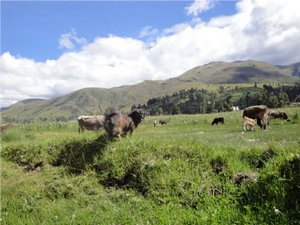
//> input picture CV_lab_programs/scenery.jpg, 300 x 225 px
$ ./image_histogram   (built with g++ and OpenCV 4)
//> lines starting //> are read from the running program, lines starting //| are printed output that depends on the picture
#include "opencv2/highgui.hpp"
#include "opencv2/imgcodecs.hpp"
#include "opencv2/imgproc.hpp"
#include <iostream>
using namespace std;
using namespace cv;
int main(int argc, char** argv)
{

    Mat src = imread( "scenery.jpg", cv::IMREAD_COLOR );
//> src is the input picture: 225 rows x 300 cols, CV_8UC3; mean B, G, R 131.6, 149, 138.7
    if( src.empty() )
    {
        return 0;
    }
    vector<Mat> bgr_planes;
    split( src, bgr_planes );
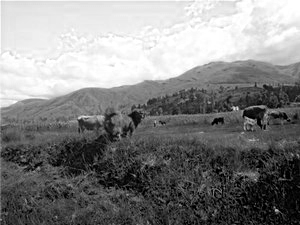
//> bgr_planes[0]: 225 rows x 300 cols, CV_8UC1; min 0, max 255, mean 131.6
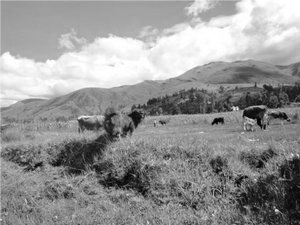
//> bgr_planes[1]: 225 rows x 300 cols, CV_8UC1; min 0, max 255, mean 149
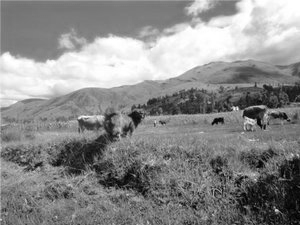
//> bgr_planes[2]: 225 rows x 300 cols, CV_8UC1; min 0, max 255, mean 138.7
    int histSize = 256;
    float range[] = { 0, 256 };
    const float* histRange[] = { range };
    bool uniform = true, accumulate = false;
    Mat b_hist, g_hist, r_hist;
    calcHist( &bgr_planes[0], 1, 0, Mat(), b_hist, 1, &histSize, histRange, uniform, accumulate );
//> b_hist = 256 values, max 1991 at index 255, min 7 at index 178, mean 263.7
    calcHist( &bgr_planes[1], 1, 0, Mat(), g_hist, 1, &histSize, histRange, uniform, accumulate );
//> g_hist = 256 values, max 976 at index 162, min 5 at index 3, mean 263.7
    calcHist( &bgr_planes[2], 1, 0, Mat(), r_hist, 1, &histSize, histRange, uniform, accumulate );
//> r_hist = 256 values, max 1327 at index 122, min 5 at index 2, mean 263.7
    int hist_w = 512, hist_h = 400;
    int bin_w = cvRound( (double) hist_w/histSize );
    Mat histImage( hist_h, hist_w, CV_8UC3, Scalar( 255,255,255) );
    normalize(b_hist, b_hist, 0, histImage.rows, NORM_MINMAX, -1, Mat() );
//> b_hist = 256 values, max 400 at index 255, min 0 at index 178, mean 51.75
    normalize(g_hist, g_hist, 0, histImage.rows, NORM_MINMAX, -1, Mat() );
//> g_hist = 256 values, max 400 at index 162, min 0 at index 3, mean 106.6
    normalize(r_hist, r_hist, 0, histImage.rows, NORM_MINMAX, -1, Mat() );
//> r_hist = 256 values, max 400 at index 122, min 0 at index 2, mean 78.27
    for( int i = 1; i < histSize; i++ )
    {
        line( histImage, Point( bin_w*(i-1), hist_h - cvRound(b_hist.at<float>(i-1)) ),
              Point( bin_w*(i), hist_h - cvRound(b_hist.at<float>(i)) ),
              Scalar( 255, 0, 0), 2, 8, 0  );
        line( histImage, Point( bin_w*(i-1), hist_h - cvRound(g_hist.at<float>(i-1)) ),
              Point( bin_w*(i), hist_h - cvRound(g_hist.at<float>(i)) ),
              Scalar( 0, 255, 0), 2, 8, 0  );
        line( histImage, Point( bin_w*(i-1), hist_h - cvRound(r_hist.at<float>(i-1)) ),
              Point( bin_w*(i), hist_h - cvRound(r_hist.at<float>(i)) ),
              Scalar( 0, 0, 255), 2, 8, 0  );
    }
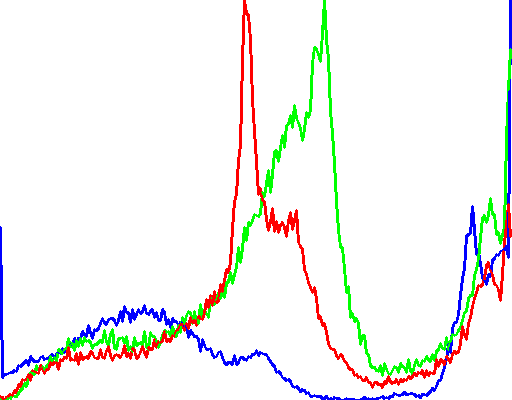
//> histImage: 400 rows x 512 cols, CV_8UC3; mean B, G, R 241.3, 243.7, 243
    imshow("Source image", src );
    imshow("Histogram", histImage );
    waitKey();
    return 0;
}

$ run again, with CV_lab_programs/frog.jpg copied over CV_lab_programs/scenery.jpg
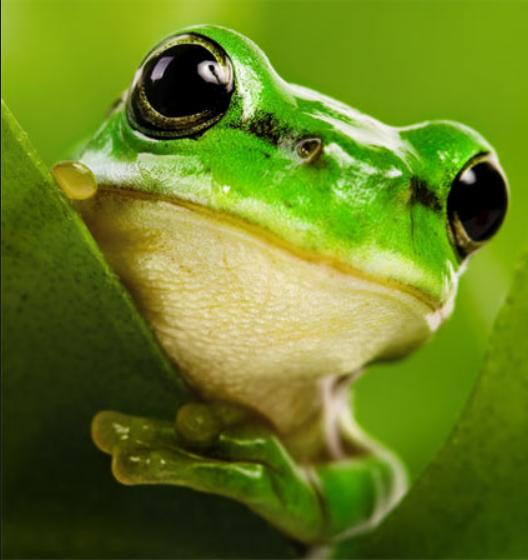
//> input picture CV_lab_programs/frog.jpg, 528 x 560 px
//> src is the input picture: 560 rows x 528 cols, CV_8UC3; mean B, G, R 32.2, 125.5, 102.3
//> `split( src, bgr_planes );`:
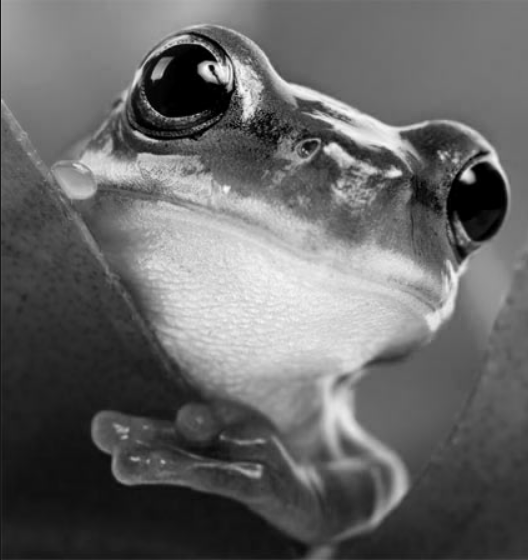
//> bgr_planes[2]: 560 rows x 528 cols, CV_8UC1; min 0, max 254, mean 102.3
//> `calcHist( &bgr_planes[0], 1, 0, Mat(), b_hist, 1, &histSize, histRange..`: b_hist = 256 values, max 19768 at index 0, min 0 at index 249, mean 1155
//> `calcHist( &bgr_planes[1], 1, 0, Mat(), g_hist, 1, &histSize, histRange..`: g_hist = 256 values, max 3697 at index 0, min 0 at index 255, mean 1155
//> `calcHist( &bgr_planes[2], 1, 0, Mat(), r_hist, 1, &histSize, histRange..`: r_hist = 256 values, max 3433 at index 0, min 0 at index 252, mean 1155
//> `normalize(b_hist, b_hist, 0, histImage.rows, NORM_MINMAX, -1, Mat() );`: b_hist = 256 values, max 400 at index 0, min 0 at index 249, mean 23.37
//> `normalize(g_hist, g_hist, 0, histImage.rows, NORM_MINMAX, -1, Mat() );`: g_hist = 256 values, max 400 at index 0, min 0 at index 255, mean 125
//> `normalize(r_hist, r_hist, 0, histImage.rows, NORM_MINMAX, -1, Mat() );`: r_hist = 256 values, max 400 at index 0, min 0 at index 252, mean 134.6
//> after the loop `for( int i = 1; i < histSize; i++ )`:
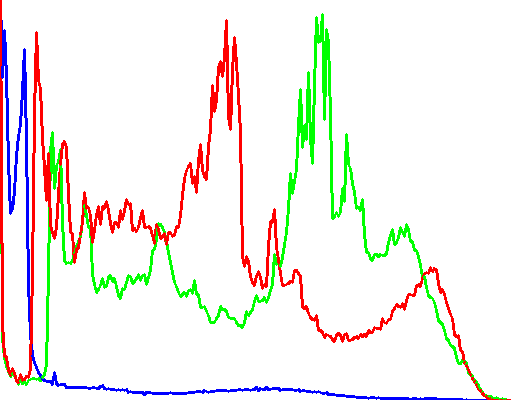
//> histImage: 400 rows x 512 cols, CV_8UC3; mean B, G, R 235, 239.7, 242.2

$ run again, with CV_lab_programs/robot.jpg copied over CV_lab_programs/scenery.jpg
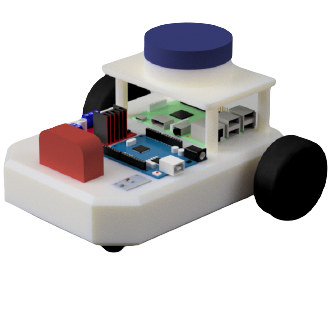
//> input picture CV_lab_programs/robot.jpg, 330 x 316 px
//> src is the input picture: 316 rows x 330 cols, CV_8UC3; mean B, G, R 199.4, 198.8, 201.1
//> `split( src, bgr_planes );`:
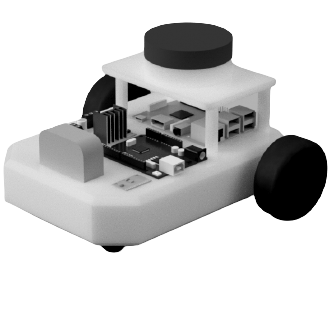
//> bgr_planes[2]: 316 rows x 330 cols, CV_8UC1; min 0, max 255, mean 201.1
//> `calcHist( &bgr_planes[0], 1, 0, Mat(), b_hist, 1, &histSize, histRange..`: b_hist = 256 values, max 59211 at index 255, min 6 at index 233, mean 407.3
//> `calcHist( &bgr_planes[1], 1, 0, Mat(), g_hist, 1, &histSize, histRange..`: g_hist = 256 values, max 59211 at index 255, min 4 at index 236, mean 407.3
//> `calcHist( &bgr_planes[2], 1, 0, Mat(), r_hist, 1, &histSize, histRange..`: r_hist = 256 values, max 59212 at index 255, min 7 at index 236, mean 407.3
//> `normalize(b_hist, b_hist, 0, histImage.rows, NORM_MINMAX, -1, Mat() );`: b_hist = 256 values, max 400 at index 255, min 0 at index 233, mean 2.71
//> `normalize(g_hist, g_hist, 0, histImage.rows, NORM_MINMAX, -1, Mat() );`: g_hist = 256 values, max 400 at index 255, min 0 at index 236, mean 2.72
//> `normalize(r_hist, r_hist, 0, histImage.rows, NORM_MINMAX, -1, Mat() );`: r_hist = 256 values, max 400 at index 255, min 0 at index 236, mean 2.7
//> after the loop `for( int i = 1; i < histSize; i++ )`:
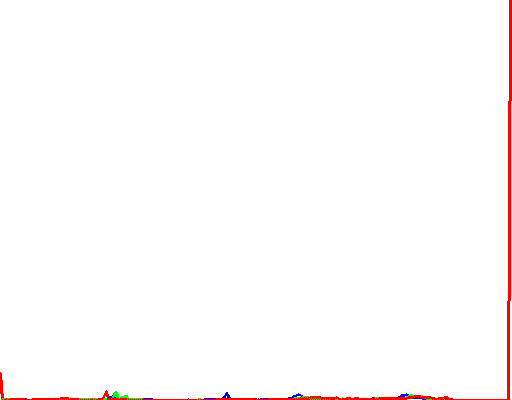
//> histImage: 400 rows x 512 cols, CV_8UC3; mean B, G, R 252.1, 252.1, 254.5
